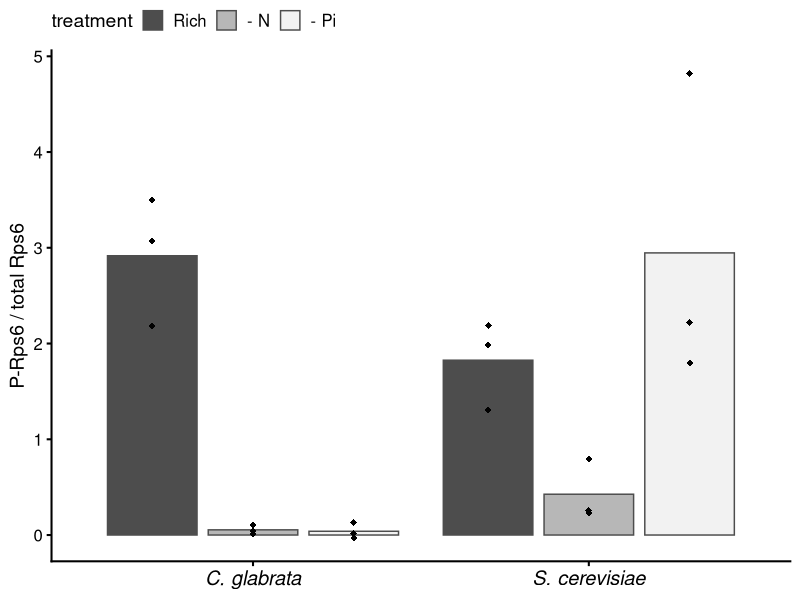
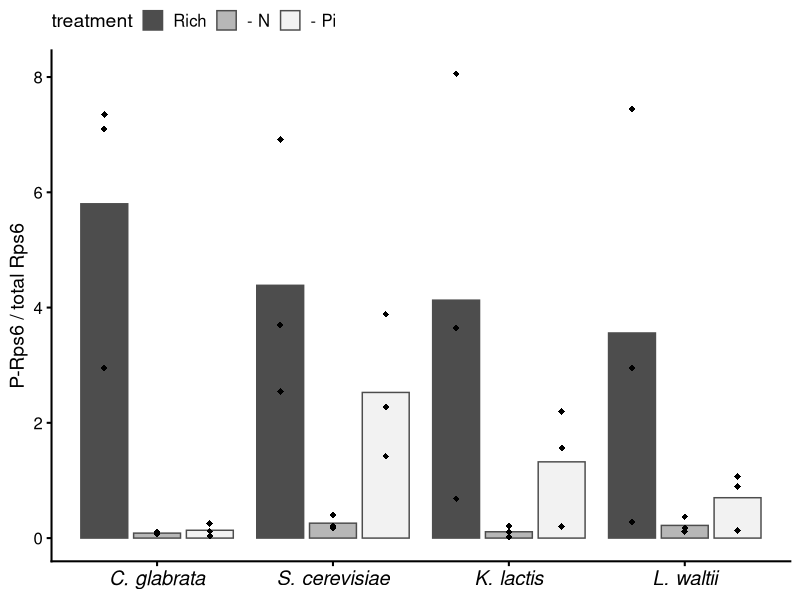
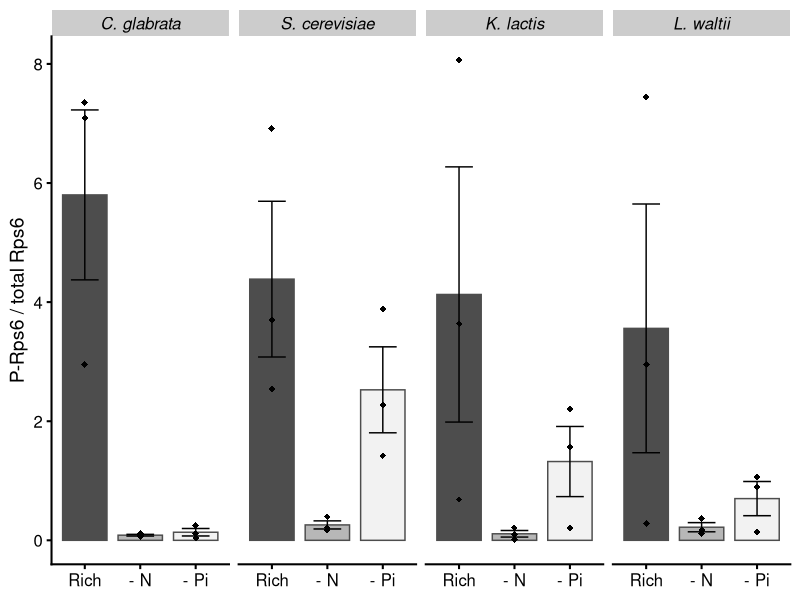
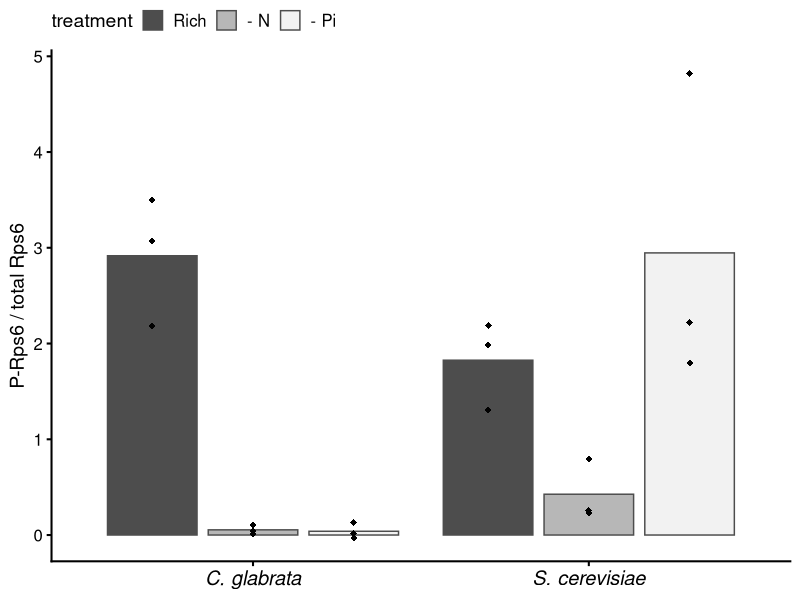
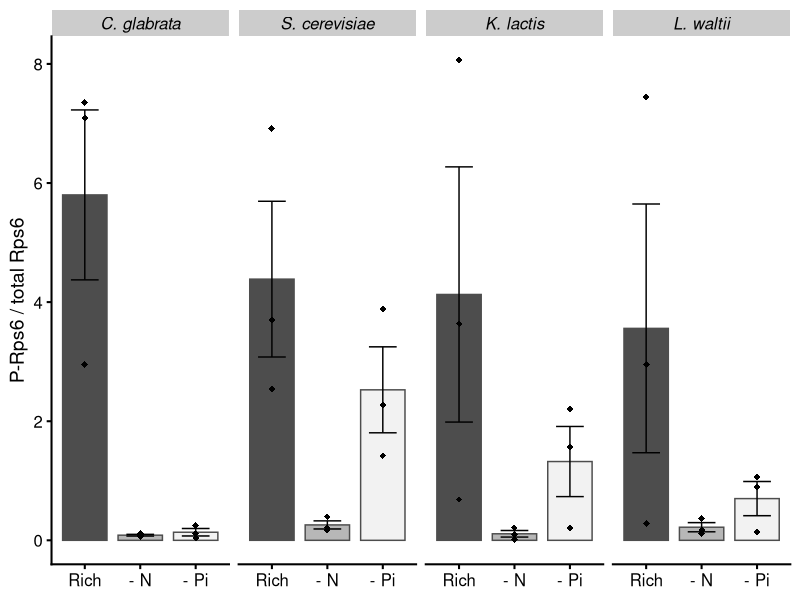

The R source for these figures, in order:
## ---- chunk 1
require(tidyverse)
require(cowplot)
## ---- chunk 2
dat <- read_tsv("../input/20221120-Rps6-phospho-WB-quant-combined.txt", col_types = cols())
## ---- chunk 3
dt <- dat %>% 
  mutate(norm.v = signal/whole_prot, .keep = "unused") %>% # remove the variables used to create the new one
  pivot_wider(names_from = target, values_from = norm.v) %>% 
  mutate(PS6.v.tS6 = `P-Rps6` / `total Rps6`,
         species = fct_recode(species, `S. cerevisiae` = "Sc", `C. glabrata` = "Cg"),
         treatment = factor(treatment, levels = c("rich", "noNi", "noPi"), labels = c("Rich", "- N", "- Pi")))
## ---- chunk 4
ggplot(dt, aes(x = species, y = PS6.v.tS6, group = treatment)) +
  geom_bar(aes(fill = treatment), stat = "summary", fun = "mean", 
           position = position_dodge(0.9), width = .8, color = "gray30") +
  geom_point(position = position_dodge(0.9), size = 2, shape = 18) +
  #scale_color_manual(values = c("S. cerevisiae" = "grey20", "C. glabrata" = "orange2")) +
  scale_fill_grey(start = 0.3, end = 0.95) +
  ylab("P-Rps6 / total Rps6") +
  theme_cowplot(line_size = 0.7) +
  theme(axis.title.x = element_blank(),
        axis.text.x = element_text(size = rel(1.2), face = 3),
        legend.position = "top")
ggsave("../output/20221120-Rps6-WB-quant-compare.png", width = 3.5, height = 3.5)
## ---- chunk 5
dat1 <- read_tsv("../input/20220216-Rps-phospho-WB-quant-combined-4-species.tsv", col_types = cols())
## ---- chunk 6
dt1 <- dat1 %>% 
  mutate(norm.v = signal/whole_prot, .keep = "unused") %>% # remove the variables used to create the new one
  pivot_wider(names_from = target, values_from = norm.v) %>% 
  mutate(PS6.v.tS6 = `P-Rps6` / `total Rps6`,
         species = factor(species,
                          levels = c("Cg", "Sc", "Kl", "Lw"),
                          labels = c("C. glabrata", "S. cerevisiae",
                                     "K. lactis", "L. waltii")),
         treatment = factor(treatment, 
                            levels = c("SC", "Nitrogen Starvation", "Pi starvation"), 
                            labels = c("Rich", "- N", "- Pi")))
## ---- chunk 7
ggplot(dt1, aes(x = species, y = PS6.v.tS6, group = treatment)) +
  geom_bar(aes(fill = treatment), stat = "summary", fun = "mean", 
           position = position_dodge(0.9), width = .8, color = "gray30") +
  geom_point(position = position_dodge(0.9), size = 2, shape = 18) +
  #scale_color_manual(values = c("S. cerevisiae" = "grey20", "C. glabrata" = "orange2")) +
  scale_fill_grey(start = 0.3, end = 0.95) +
  ylab("P-Rps6 / total Rps6") +
  theme_cowplot(line_size = 0.7) +
  theme(axis.title.x = element_blank(),
        axis.text.x = element_text(size = rel(1.2), face = 3),
        legend.position = "top")
#ggsave("../output/20230105-4sps-Rps6-WB-quant-compare.png", width = 3.5, height = 3.5)
## ---- chunk 8
ggplot(dt1, aes(x = treatment, y = PS6.v.tS6)) +
  geom_bar(aes(fill = treatment), 
           stat = "summary", fun = "mean", width = .8, color = "gray30") +
  geom_point(size = 2, shape = 18) +
  stat_summary(fun.data = "mean_se", geom = "errorbar", width = 0.5) +
  #scale_color_manual(values = c("S. cerevisiae" = "grey20", "C. glabrata" = "orange2")) +
  scale_fill_grey(start = 0.3, end = 0.95) +
  ylab("P-Rps6 / total Rps6") +
  facet_wrap(~species, nrow = 1) +
  theme_cowplot(line_size = 0.7) +
  theme(axis.title.x = element_blank(),
        strip.text.x = element_text(size = rel(1), face = 3),
        legend.position = "none")
ggsave("../output/20230105-4sps-Rps6-WB-quant-compare.png", width = 6, height = 3)
